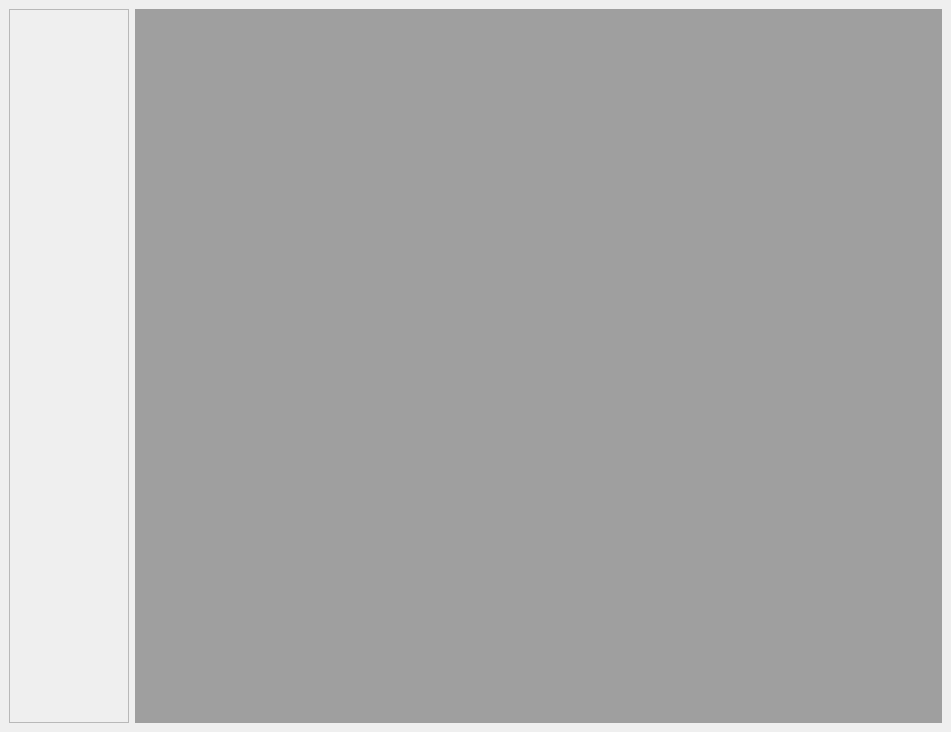
<?xml version="1.0" encoding="UTF-8"?>
<ui version="4.0">
 <class>MainWindow</class>
 <widget class="QMainWindow" name="MainWindow">
  <property name="geometry">
   <rect>
    <x>0</x>
    <y>0</y>
    <width>951</width>
    <height>732</height>
   </rect>
  </property>
  <property name="windowTitle">
   <string>MainWindow</string>
  </property>
  <widget class="QWidget" name="centralwidget">
   <layout class="QHBoxLayout" name="horizontalLayout">
    <item>
     <widget class="QFrame" name="frame">
      <property name="minimumSize">
       <size>
        <width>120</width>
        <height>0</height>
       </size>
      </property>
      <property name="maximumSize">
       <size>
        <width>120</width>
        <height>16777215</height>
       </size>
      </property>
      <property name="frameShape">
       <enum>QFrame::StyledPanel</enum>
      </property>
      <property name="frameShadow">
       <enum>QFrame::Raised</enum>
      </property>
     </widget>
    </item>
    <item>
     <widget class="QMdiArea" name="mdiArea">
      <widget class="QWidget" name="subwindow">
       <property name="windowTitle">
        <string>Subwindow</string>
       </property>
       <widget class="QLabel" name="label">
        <property name="geometry">
         <rect>
          <x>210</x>
          <y>170</y>
          <width>47</width>
          <height>13</height>
         </rect>
        </property>
        <property name="text">
         <string>window 1 </string>
        </property>
       </widget>
      </widget>
      <widget class="QWidget" name="subwindow_2">
       <property name="windowTitle">
        <string>Subwindow</string>
       </property>
       <widget class="QLabel" name="label_2">
        <property name="geometry">
         <rect>
          <x>170</x>
          <y>190</y>
          <width>47</width>
          <height>13</height>
         </rect>
        </property>
        <property name="text">
         <string>window 2</string>
        </property>
       </widget>
      </widget>
      <widget class="QWidget" name="subwindow_3">
       <property name="windowTitle">
        <string>Subwindow</string>
       </property>
       <widget class="QLabel" name="label_3">
        <property name="geometry">
         <rect>
          <x>260</x>
          <y>190</y>
          <width>47</width>
          <height>13</height>
         </rect>
        </property>
        <property name="text">
         <string>window 3 </string>
        </property>
       </widget>
      </widget>
      <widget class="QWidget" name="subwindow_4">
       <property name="windowTitle">
        <string>Subwindow</string>
       </property>
       <widget class="QLabel" name="label_4">
        <property name="geometry">
         <rect>
          <x>230</x>
          <y>230</y>
          <width>47</width>
          <height>13</height>
         </rect>
        </property>
        <property name="text">
         <string>window 4</string>
        </property>
       </widget>
      </widget>
     </widget>
    </item>
   </layout>
  </widget>
 </widget>
 <resources/>
 <connections/>
</ui>
